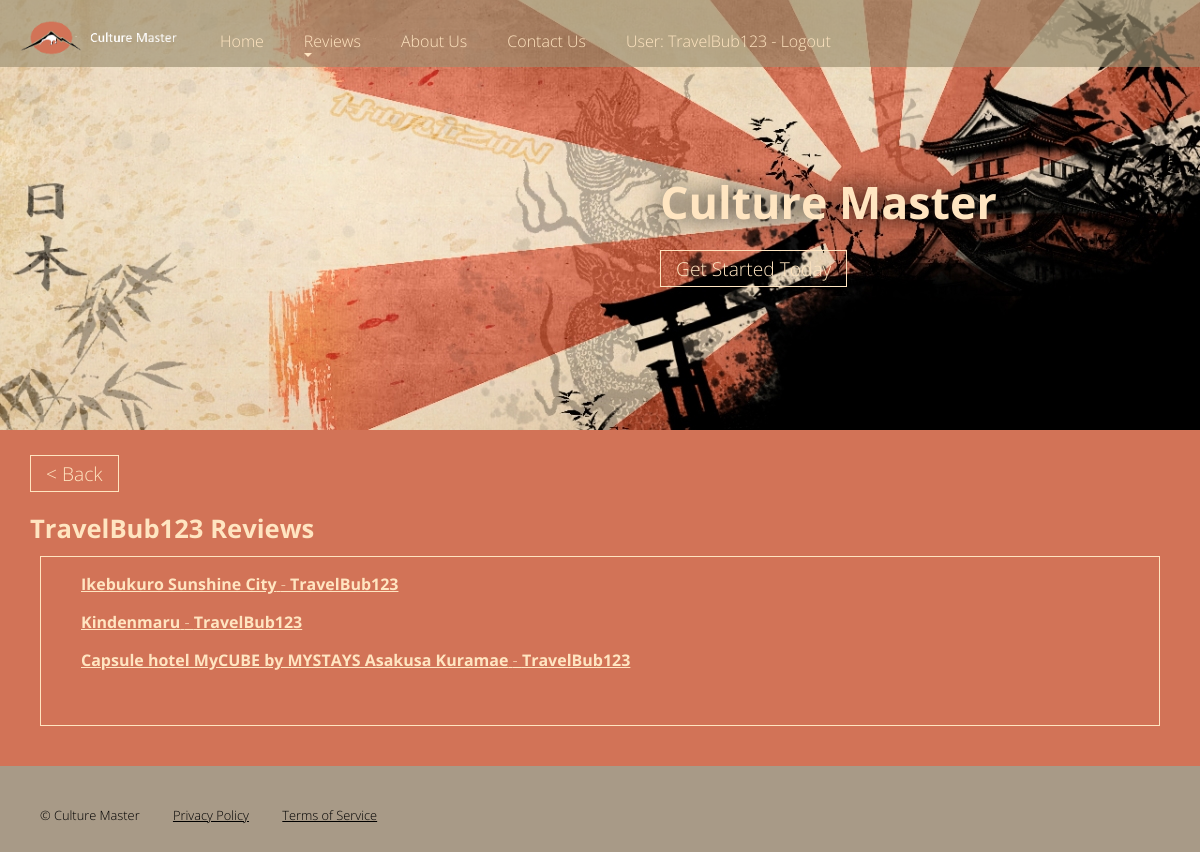
Page /home/myreviews/ (signed in) on the committed database.
### home/models.py (models this page shows, shortened)
class Review(models.Model):
    TYPE_CHOICES =(
        ('Food' ,'Food'),
        ('Activities', 'Activities'),
        ('Accommodation','Accommodation')
    )
    title = models.CharField(max_length=50)
    type = models.CharField(choices=TYPE_CHOICES, max_length=30, default=2)
    content = models.CharField(max_length=4096)
    poster = models.ForeignKey(settings.AUTH_USER_MODEL, on_delete=models.SET_NULL, null=True)
    posted = models.CharField(max_length=10, default=timezone.now)
    image = models.ImageField(upload_to='review_Images/')
    readonly_fields=('posted', 'poster')

### home/views.py (the view)
# urls.py: path('myreviews/', views.ReviewsListViewAuthent.as_view(), name='reviews_list_auth'),
class ReviewsListViewAuthent(generic.ListView):
    model = Review
    template_name = 'home/reviews_list_authenticated.html'
    paginate_by = 10

### home/templates/home/reviews_list_authenticated.html
{% extends "base.html" %}
{% load static %}
{% block content %}
<section class="about">
  <article>
    <a id="BackButton"></a>
    <h2 class="breakBefore">{{ request.user|capfirst }} Reviews</h2>
    <div class="map">
      <div id="mapp">
        {% if review_list %}
        <ul>
          {% for i in review_list %}
            {% if i.poster.username|capfirst == request.user|capfirst %}
          <div class="tourname">
            <a href="{% url 'review_detail' i.id %}">
              <p><strong>{{ i.title|capfirst }}</strong> - <strong>{{i.poster}}</strong></p>
            </a>
          </div>
            {% endif %}
          {% endfor %}
          <br>
        </ul>
        {% else %}
        <p>There are no reviews to display.</p>
        {% endif %}
      </div>
    </div>
  </article>
</section>
{% endblock %}

### home/templates/base.html (shortened to what this page needs)
{% load static %}
<!DOCTYPE HTML>
<html>
  <head>
    <link rel="stylesheet" type="text/css" media="screen" href="{% static 'css/css.css' %}">
  </head>
  <body>
    <div id="page">
      <header>
        <div>
          <div class="hero">
            <h1>Culture Master</h1><a id="titleButton" title="Get Started" href="{% url 'reviews_list_strd' %}">Get Started <span>Today</span></a>
          </div>
        </div>
      </header>
      {% block content %}
      {% endblock %}
      <nav id="Navi">
        <a class="logo" title="Culture Master" href="{% url 'home' %}"><span>Culture Master</span></a>
        <ul>
          <li><a title="Home" href="{% url 'home' %}">Home</a></li>
          <li><a title="Reviews" href="{% url 'reviews_list_strd' %}" aria-haspopup="true">Reviews</a>
          </li>
          <li><a title="About Us" href="{% url 'history' %}">About Us</a>
          </li>
          <li><a title="Contact Us" href="{% url 'contact' %}">Contact Us</a></li>
          {% if user.is_authenticated %}
             <li>
             <a href="{% url 'logged_out_user'%}?next={{request.path}}">User: {{ user.get_username }} - Logout</a></li>
           {% else %}
             <li><a href="{% url 'login'%}?next={{request.path}}">Login</a></li>
           {% endif %}
        </ul>
      </nav>
      <footer>
        <div>
          &copy; Culture Master
          <div class="content">
            <a title="Privacy Policy" href="{% url 'privacyPolicy' %}">Privacy Policy</a>
            <a title="Terms of Service" href="{% url 'termsOfService' %}">Terms of Service</a>
          </div>
        </div>
      </footer>
    </div>
  </body>
</html>

### static/css/css.css (style rules this page uses)
body, input, textarea { font-family: 'Open Sans', sans-serif; font-size: 16px; font-weight: 300; color: #ffe5c1; margin: 0; padding: 0; }
html { background-color: #A89A87 }
#page { max-width: 1200px; margin: 0 auto; position: relative; }
h1 { margin: 0 0 1em 0; font-size: 2.8em; font-weight: 700; }
h2 { margin: 0 0 .5em 0; font-size: 1.6em; font-weight: 700; line-height: 1.1em; }
p { margin: 0 0 1em 0; }
a { color: #ffe5c1 }
.btn, #titleButton, #id_image { font-family: 'Open Sans', sans-serif; font-size: 1.2em; text-decoration: none; color: #ffe5c1; border: 1px solid #ffe5c1; padding: 4px 15px; transition: background-color .5s; background-color: rgba(0, 0, 0, 0); }
.map { border: 1px solid #ffe5c1; margin: 10px; }
#mapp { display: block; margin: auto; }
header { height: 430px; background: #1F1F1F url(../images/banner_1200.jpg) no-repeat center bottom; position: relative; }
header div.hero { position: absolute; width: 42%; top: 180px; left: 55%; }
header div.hero h1 { line-height: 1em; margin: 0 0 30px 0; color: #ffe5c1; filter: drop-shadow(0 0 0.75rem #030303); }
section { padding: 0 30px; }
section::after { content: ''; display: block; clear: both; }
section.atmo, section.about { background-color: #D27357; padding-top: 30px; padding-bottom: 30px; color: #ffe5c1 }
nav { background-color: rgba(155, 143, 113, .66); position: fixed; top: 0; padding: 20px 0 0 0; width: 100%; max-width: 1200px; left: 50%; transform: translateX(-50%); }
nav a.logo { z-index: 1; position: fixed; display: block; width: 160px; height: 50px; background: url(../images/Logo1.png) no-repeat 0 0; background-size: contain; top: 15px; left: 20px; }
nav::after { content: ''; display: block; clear: both; }
nav ul { list-style: none; margin: 0; padding: 0; }
nav ul li a { display: inline-block; color: #ffe5c1; padding: 10px 20px; text-decoration: none; width: 125px; position: relative; }
nav>ul { padding-left: 200px; }
nav>ul>li { float: left; }
nav>ul>li>a { width: auto; padding: 10px 20px 15px 20px; }
nav a[aria-haspopup="true"]::after { content: ''; display: block; width: 0; height: 0; position: absolute; top: 16px; right: 15px; border-top: 4px solid transparent; border-bottom: 4px solid transparent; border-left: 4px solid #ffe5c1; }
nav>ul>li>a[aria-haspopup="true"]::after { left: 20px; right: auto; bottom: 6px; top: auto; border-left: 4px solid transparent; border-right: 4px solid transparent; border-top: 4px solid #ffe5c1; }
footer { font-size: 0.8em; margin: 40px; color: #000000; }
footer .content { display: inline; }
footer a { margin-left: 30px; color: #000000; }
.breakBefore::before { content: '\A'; display: block; clear: both; white-space: pre; }

### rows in the picture
Review: title "Ikebukuro Sunshine City", poster "TravelBub123"
Review: title "Kindenmaru", poster "TravelBub123"
Review: title "Capsule hotel MyCUBE by MYSTAYS Asakusa Kuramae", poster "TravelBub123"

### other values in the picture
{{ request.user|capfirst }} "TravelBub123"
{{ user.get_username }} "TravelBub123"
